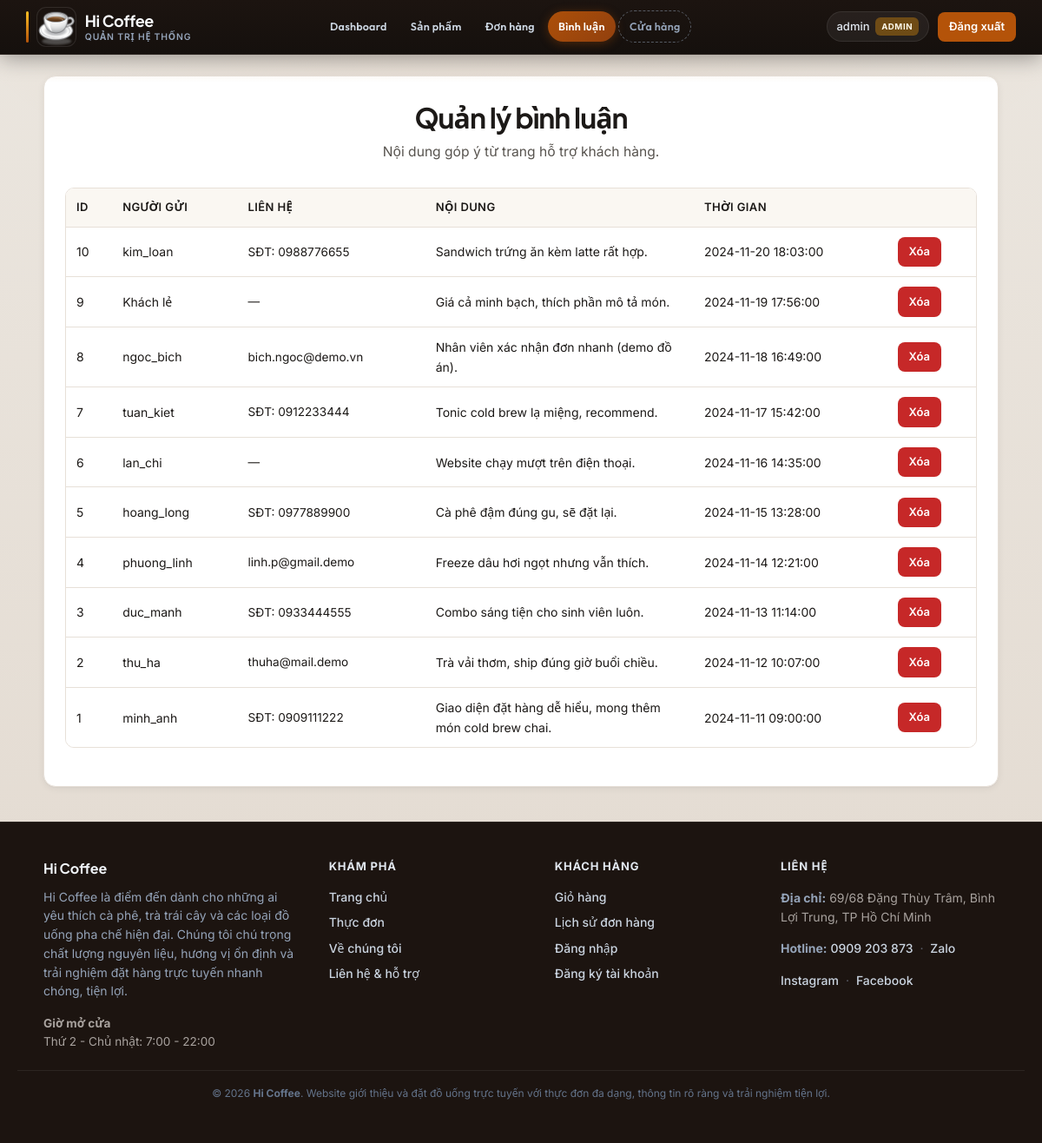
Screenshot of /admin/admin_comments.php (signed in) with the database file from the repository.
### tables this page shows
CREATE TABLE `comments` (
  `id` int(11) NOT NULL AUTO_INCREMENT,
  `username` varchar(255) NOT NULL,
  `phone` varchar(30) DEFAULT NULL,
  `email` varchar(255) DEFAULT NULL,
  `comment` text NOT NULL,
  `created_at` timestamp NOT NULL DEFAULT current_timestamp(),
  PRIMARY KEY (`id`),
  KEY `idx_comments_created` (`created_at`)
);

### includes/paths.php (called while the page is built, shortened)
<?php
function app_url(string $path = ''): string
{
    $path = ltrim(str_replace('\\', '/', $path), '/');
    $b = HI_BASE_URL;
    if ($path === '') {
        return $b === '' ? '/' : $b . '/';
    }
    return ($b === '' ? '' : $b . '/') . $path;
}

### admin/admin_comments.php (the view, shortened to what this page needs)
<?php
require_once dirname(__DIR__) . '/includes/init.php';
$comments = $conn->query('SELECT * FROM comments ORDER BY created_at DESC')->fetchAll(PDO::FETCH_ASSOC);
require dirname(__DIR__) . '/includes/header.php';
?>
<main id="main-content" class="site-main site-main--admin" tabindex="-1">
<div id="main" class="content-panel" style="max-width:1100px;">
    <h1 class="page-title">Quản lý bình luận</h1>
    <p class="page-lead">Nội dung góp ý từ trang hỗ trợ khách hàng.</p>
    <div class="data-table-wrap">
        <table class="data-table">
            <thead>
                <tr>
                    <th>ID</th>
                    <th>Người gửi</th>
                    <th>Liên hệ</th>
                    <th>Nội dung</th>
                    <th>Thời gian</th>
                    <th></th>
                </tr>
            </thead>
            <tbody>
                <?php foreach ($comments as $comment): ?>
                    <tr>
                        <td><?= (int) $comment['id'] ?></td>
                        <td><?= htmlspecialchars($comment['username']) ?></td>
                        <td style="max-width:10rem;white-space:normal;font-size:0.85rem;">
                            <?php if (!empty($comment['phone'])): ?>
                                <div>SĐT: <?= htmlspecialchars($comment['phone']) ?></div>
                            <?php endif; ?>
                            <?php if (!empty($comment['email'])): ?>
                                <div><?= htmlspecialchars($comment['email']) ?></div>
                            <?php endif; ?>
                            <?php if (empty($comment['phone']) && empty($comment['email'])): ?>
                                —
                            <?php endif; ?>
                        </td>
                        <td style="max-width:14rem;white-space:normal;"><?= htmlspecialchars($comment['comment']) ?></td>
                        <td><?= htmlspecialchars($comment['created_at']) ?></td>
                        <td>
                            <a href="<?= htmlspecialchars(app_url('admin/delete_comment.php?id=' . (int) $comment['id'])) ?>" class="btn btn--sm" style="background:#c62828;" onclick="return confirm('Xóa?');">Xóa</a>
                        </td>
                    </tr>
                <?php endforeach; ?>
            </tbody>
        </table>
    </div>
</div>
</main>
<?php require dirname(__DIR__) . '/includes/footer.php'; ?>

### css/style.css (style rules this page uses)
*, *::before, *::after { box-sizing: border-box; }
:root { --color-page: #ebe6df; --color-page-accent: #e2d9cf; --color-surface: #ffffff; --color-surface-2: #faf7f2; --color-header: #1c1410; --color-header-border: rgba(255, 255, 255, 0.07); --color-ink: #1c1917; --color-ink-muted: #57534e; --color-border: #e7e0d8; --color-accent: #b45309; --color-accent-hover: #92400e; --color-accent-muted: rgba(180, 83, 9, 0.15); --color-cafe: #431407; --color-danger: #b91c1c; --color-danger-bg: #fef2f2; --font-sans: "Inter", system-ui, -apple-system, "Segoe UI", sans-serif; --font-display: "Plus Jakarta Sans", var(--font-sans); --font-nav: "Outfit", var(--font-sans); --header-light-bg: #fffcf8; --header-light-edge: rgba(28, 25, 23, 0.08); --radius: 10px; --radius-lg: 14px; --shadow-sm: 0 1px 2px rgba(15, 23, 42, 0.06); --shadow-md: 0 4px 16px rgba(15, 23, 42, 0.08); --shadow-card: 0 2px 8px rgba(15, 23, 42, 0.06), 0 1px 2px rgba(15, 23, 42, 0.04); --focus-ring: 0 0 0 3px rgba(180, 83, 9, 0.35); }
html { scroll-behavior: smooth; }
body { margin: 0; min-height: 100vh; font-family: var(--font-sans); font-size: 1rem; line-height: 1.65; color: var(--color-ink); background-color: var(--color-page); background-image: radial-gradient(ellipse 120% 80% at 50% -20%, rgba(180, 83, 9, 0.09), transparent 55%), linear-gradient(180deg, var(--color-page) 0%, var(--color-page-accent) 100%); background-attachment: fixed; -webkit-font-smoothing: antialiased; }
.site-main { flex: 1; padding: 2rem 1.25rem 2.5rem; }
.page-title { font-family: var(--font-display); font-size: clamp(1.5rem, 3.5vw, 2rem); font-weight: 700; color: var(--color-ink); text-align: center; margin: 0 0 0.5rem; letter-spacing: -0.03em; line-height: 1.2; }
.page-lead { text-align: center; color: var(--color-ink-muted); margin: 0 0 1.75rem; max-width: 38rem; margin-left: auto; margin-right: auto; font-size: 0.975rem; }
#main, .content-panel { max-width: 1080px; margin: 0 auto; background: var(--color-surface); border-radius: var(--radius-lg); padding: 1.75rem 1.5rem; border: 1px solid var(--color-border); box-shadow: var(--shadow-card); background-image: linear-gradient(180deg, rgba(255, 252, 248, 0.65) 0%, var(--color-surface) 0.5rem); }
.btn { display: inline-flex; align-items: center; justify-content: center; gap: 0.35rem; padding: 0.6rem 1.15rem; font-family: inherit; font-size: 0.875rem; font-weight: 600; text-decoration: none; border: none; border-radius: 8px; cursor: pointer; background: var(--color-accent); color: #fff; transition: background 0.15s, transform 0.1s; }
.btn--sm { padding: 0.4rem 0.8rem; font-size: 0.8125rem; }
.data-table-wrap { overflow-x: auto; margin: 1rem 0; border-radius: var(--radius); border: 1px solid var(--color-border); }
table.data-table { width: 100%; border-collapse: collapse; font-size: 0.875rem; background: var(--color-surface); }
.data-table th, .data-table td { padding: 0.7rem 0.75rem; text-align: left; border-bottom: 1px solid var(--color-border); }
.data-table th { background: var(--color-surface-2); font-weight: 600; color: var(--color-ink); font-size: 0.8125rem; text-transform: uppercase; letter-spacing: 0.03em; }
.data-table tr:last-child td { border-bottom: none; }
.site-main--admin { padding-top: 1.5rem; }

### rows the page displays
comments: id "10", username "kim_loan", phone "0988776655", comment "Sandwich trứng ăn kèm latte rất hợp.", created_at "2024-11-20 18:03:00"
comments: id "9", username "Khách lẻ", comment "Giá cả minh bạch, thích phần mô tả món.", created_at "2024-11-19 17:56:00"
comments: id "8", username "ngoc_bich", email "bich.ngoc@demo.vn", comment "Nhân viên xác nhận đơn nhanh (demo đồ án).", created_at "2024-11-18 16:49:00"
comments: id "7", username "tuan_kiet", phone "0912233444", comment "Tonic cold brew lạ miệng, recommend.", created_at "2024-11-17 15:42:00"
comments: id "6", username "lan_chi", comment "Website chạy mượt trên điện thoại.", created_at "2024-11-16 14:35:00"
comments: id "5", username "hoang_long", phone "0977889900", comment "Cà phê đậm đúng gu, sẽ đặt lại.", created_at "2024-11-15 13:28:00"
comments: id "4", username "phuong_linh", email "linh.p@gmail.demo", comment "Freeze dâu hơi ngọt nhưng vẫn thích.", created_at "2024-11-14 12:21:00"
comments: id "3", username "duc_manh", phone "0933444555", comment "Combo sáng tiện cho sinh viên luôn.", created_at "2024-11-13 11:14:00"
comments: id "2", username "thu_ha", email "thuha@mail.demo", comment "Trà vải thơm, ship đúng giờ buổi chiều.", created_at "2024-11-12 10:07:00"
comments: id "1", username "minh_anh", phone "0909111222", comment "Giao diện đặt hàng dễ hiểu, mong thêm món cold brew chai.", created_at "2024-11-11 09:00:00"

### other values shown
$_SESSION['username'] "admin"
